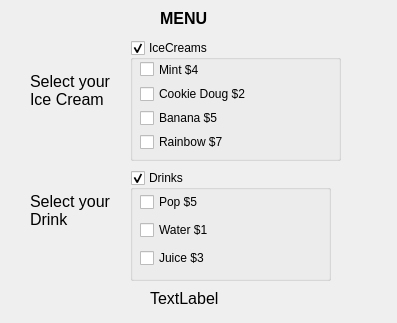
<?xml version="1.0" encoding="UTF-8"?>
<ui version="4.0">
 <class>Dialog</class>
 <widget class="QDialog" name="Dialog">
  <property name="geometry">
   <rect>
    <x>0</x>
    <y>0</y>
    <width>397</width>
    <height>323</height>
   </rect>
  </property>
  <property name="windowTitle">
   <string>Dialog</string>
  </property>
  <widget class="QGroupBox" name="groupBoxIceCream">
   <property name="geometry">
    <rect>
     <x>130</x>
     <y>40</y>
     <width>211</width>
     <height>121</height>
    </rect>
   </property>
   <property name="title">
    <string>IceCreams</string>
   </property>
   <property name="checkable">
    <bool>true</bool>
   </property>
   <widget class="QWidget" name="verticalLayoutWidget">
    <property name="geometry">
     <rect>
      <x>10</x>
      <y>20</y>
      <width>191</width>
      <height>91</height>
     </rect>
    </property>
    <layout class="QVBoxLayout" name="verticalLayout">
     <item>
      <widget class="QCheckBox" name="checkBoxMint">
       <property name="text">
        <string>Mint $4</string>
       </property>
      </widget>
     </item>
     <item>
      <widget class="QCheckBox" name="checkBoxCookieDough">
       <property name="text">
        <string>Cookie Doug $2</string>
       </property>
      </widget>
     </item>
     <item>
      <widget class="QCheckBox" name="checkBoxBanana">
       <property name="text">
        <string>Banana $5</string>
       </property>
      </widget>
     </item>
     <item>
      <widget class="QCheckBox" name="checkBoxRainbow">
       <property name="text">
        <string>Rainbow $7</string>
       </property>
      </widget>
     </item>
    </layout>
   </widget>
  </widget>
  <widget class="QGroupBox" name="groupBoxDrinks">
   <property name="geometry">
    <rect>
     <x>130</x>
     <y>170</y>
     <width>201</width>
     <height>111</height>
    </rect>
   </property>
   <property name="title">
    <string>Drinks</string>
   </property>
   <property name="checkable">
    <bool>true</bool>
   </property>
   <widget class="QWidget" name="verticalLayoutWidget_2">
    <property name="geometry">
     <rect>
      <x>10</x>
      <y>20</y>
      <width>181</width>
      <height>81</height>
     </rect>
    </property>
    <layout class="QVBoxLayout" name="verticalLayout_2">
     <item>
      <widget class="QCheckBox" name="checkBoxPop">
       <property name="text">
        <string>Pop $5</string>
       </property>
      </widget>
     </item>
     <item>
      <widget class="QCheckBox" name="checkBoxWater">
       <property name="text">
        <string>Water $1</string>
       </property>
      </widget>
     </item>
     <item>
      <widget class="QCheckBox" name="checkBoxJuice">
       <property name="text">
        <string>Juice $3</string>
       </property>
      </widget>
     </item>
    </layout>
   </widget>
  </widget>
  <widget class="QLabel" name="label">
   <property name="geometry">
    <rect>
     <x>30</x>
     <y>60</y>
     <width>91</width>
     <height>61</height>
    </rect>
   </property>
   <property name="font">
    <font>
     <pointsize>12</pointsize>
    </font>
   </property>
   <property name="text">
    <string>Select your Ice Cream</string>
   </property>
   <property name="wordWrap">
    <bool>true</bool>
   </property>
  </widget>
  <widget class="QLabel" name="label_2">
   <property name="geometry">
    <rect>
     <x>30</x>
     <y>180</y>
     <width>91</width>
     <height>61</height>
    </rect>
   </property>
   <property name="font">
    <font>
     <pointsize>12</pointsize>
    </font>
   </property>
   <property name="text">
    <string>Select your Drink</string>
   </property>
   <property name="wordWrap">
    <bool>true</bool>
   </property>
  </widget>
  <widget class="QLabel" name="labelAmount">
   <property name="geometry">
    <rect>
     <x>150</x>
     <y>290</y>
     <width>81</width>
     <height>16</height>
    </rect>
   </property>
   <property name="font">
    <font>
     <pointsize>12</pointsize>
    </font>
   </property>
   <property name="text">
    <string>TextLabel</string>
   </property>
  </widget>
  <widget class="QLabel" name="label_3">
   <property name="geometry">
    <rect>
     <x>160</x>
     <y>10</y>
     <width>71</width>
     <height>16</height>
    </rect>
   </property>
   <property name="font">
    <font>
     <pointsize>12</pointsize>
     <weight>75</weight>
     <bold>true</bold>
    </font>
   </property>
   <property name="text">
    <string>MENU</string>
   </property>
  </widget>
 </widget>
 <resources/>
 <connections/>
</ui>
